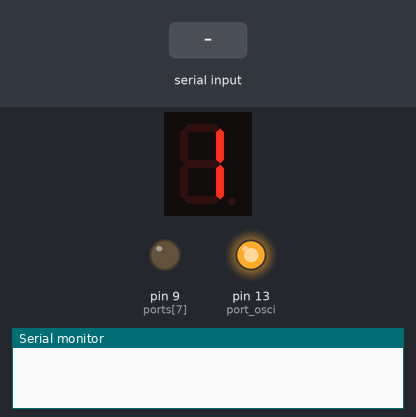
A sketch run on a simulated Arduino Uno, built with avr-gcc and run on an emulated ATmega328P. Shown: 1-digit seven-segment display, output pins drawn as LEDs (lit = HIGH), the last lines printed to the serial monitor. Wiring (inferred from the names in the program): 1-digit 7-segment display, segments lit when HIGH: segments pin 2, pin 3, pin 4, pin 5, pin 6, pin 7, pin 8. The test bench sets the inputs (shaded band). The segment pins are drawn as the display they are named for; pins used as bus, display or sensor lines are not drawn.

Above: at 1.2 s.
1.3 s: "pause on" received over Serial
4.3 s: "pause off" received over Serial
At 6.8 s:
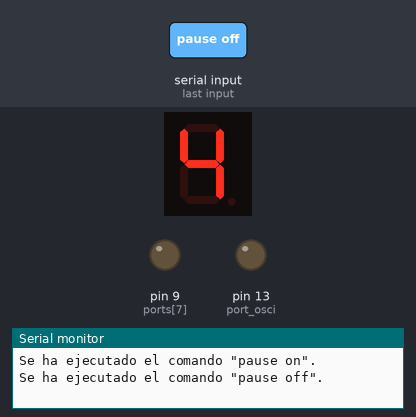
7.3 s: "reset" received over Serial
At 19.8 s:
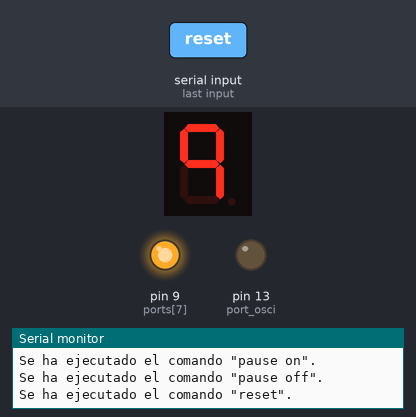
At 20.8 s:
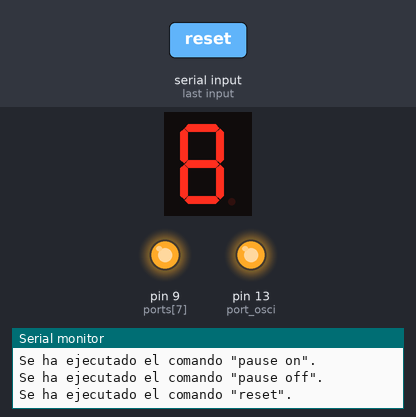
Timing chart, 0 to 21.5 s (numbered marks = the images above; inputs shaded):
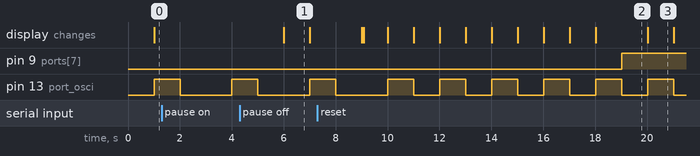

The sketch:

displayManager.ino
```cpp
int ports [] = {2,3,4,5,6,7,8,9};   // Array con puertos usados.
int my_display [10] [7] = {         // Matriz con diferentes combianciones para formar los números en el display.
    {1,1,1,1,1,1,0},  // 0
    {0,1,1,0,0,0,0},  // 1
    {1,1,0,1,1,0,1},  // 2
    {1,1,1,1,0,0,1},  // 3
    {0,1,1,0,0,1,1},  // 4
    {1,0,1,1,0,1,1},  // 5
    {1,0,1,1,1,1,1},  // 6
    {1,1,1,0,0,0,0},  // 7
    {1,1,1,1,1,1,1},  // 8
    {1,1,1,0,0,1,1},  // 9
  };

int level;          // Variable usada para hacer oscilar los valores del pin 13.
int count_speed;    // Variable que da el tiempo del delay.
int port_osci = 13; // Puerto usado para medir con el osciloscopio.
String new_command; // Varaible donde se alamcena el comando introducido por puerto serie.
String command;     // Variable que alamacena el comando si es corecto.


void setup(){
  count_speed = 1000;  // Tiempo inicial del delay 1 sec.
  Serial.begin(9600);  // Inicializar el puerto sere
  command= "pause off";
  pinMode(port_osci, OUTPUT);  // Inicializar puerto 13.
  digitalWrite(port_osci, LOW);
  level = 0;
  for (int i = 0; i < 8; i++){
    pinMode(ports[i], OUTPUT);      // Inicializar los puertos de salida a nivel bajo.
    digitalWrite(ports[i],LOW);
  }
}


void loop(){

  increment();  //Función que hace la cuenta incremental.
  decrement();  //Función que hace la cuenta decremental.

}


  // Función que chequea que los comandos sean validos.
  boolean valid_command(String str){
    String str_aux = str;
    if( str == "reset" || str == "pause on" || str == "pause off" ||
       (str.length() == 8 && str_aux.substring(0,5) == "go to" && (str.charAt(6) == 43 || str.charAt(6) == 45) && str.charAt(7) > 47 && str.charAt(7) < 58) ||
       (str.length() ==  7 && str_aux.substring(0,5) == "speed" && (str.charAt(6) == 43 || str.charAt(6)==45 || str.charAt(6)==35))){

      Serial.print("Se ha ejecutado el comando \""); Serial.print(str); Serial.println("\".");
      return true;
    } else {
      Serial.print("El comando \""); Serial.print(str);Serial.print("\"");Serial.println(" no es valido.");
      return false;
    }
  }


  void increment (){

    for(int i = 0; i<10; i++ ){
      change_port_osci();
      for(int j = 0; j<7; j++ ){
        if (Serial.available()>0){
          new_command=Serial.readString();
          new_command.toLowerCase();
          if(valid_command(new_command)){
            command = new_command;
          }
        }

        if (command == "reset"){    // Si el comando es reset inicializamos los contadores del bucle.
          i=0;
          j=0;
          command = "pause off";
        }

        if (command.substring(0,5) == "go to" && command.charAt(6) == 43){
           i= command.charAt(7)-48;
           j=0;
           command = "pause off";
        }else if (command.substring(0,5) == "go to" && command.charAt(6) == 45){
          return;
        }

        if (command.substring(0,5) == "speed"){
           modify_speed(command.charAt(6));
            command = "pause off";
        }

        if(command == "pause off"){  // Se comprueba si se debe paralizar la cuenta.
          digitalWrite(9,LOW);
          digitalWrite(ports[j],my_display[i][j]);
        }
      }
      delay(count_speed);

    }
  }


  void decrement (){

    for(int i = 9; i>=0; i-- ){
      change_port_osci();
      for(int j = 6; j>=0; j-- ){
        if (Serial.available()>0){
          new_command=Serial.readString();
          new_command.toLowerCase();
          if(valid_command(new_command)){
            command = new_command;
          }
        }
        if (command == "reset"){    // Si el comando es reset, salimos de la función de decrementar.
          return;
        }

        if (command.substring(0,5) == "go to" && command.charAt(6)==45){  // Si el comando es go to x, salimos de decrementar.
           i= command.charAt(7)-48;
           j=6;
           command = "pause off";
        } else if (command.substring(0,5) == "go to" && command.charAt(6)==43) {
           return;
        }

         if (command.substring(0,5) == "speed"){    // Si el comando es speed llamamos a la función modify_speed.
           modify_speed(command.charAt(6));
           command = "pause off";
        }

        if(command == "pause off"){  // Se comprueba si se debe paralizar la cuenta.
          digitalWrite(9,HIGH);
          digitalWrite(ports[j],my_display[i][j]);
        }
      }

    delay(count_speed);
    }
  }


  void change_port_osci(){  // Función encargadad de cambiar el valor de la señal del pin 13
    if ( level == 1 ){
      digitalWrite(port_osci,HIGH);
      level = 0;
    } else {
    digitalWrite(port_osci,LOW);
    level = 1;
    }
  }


  void modify_speed(int x){  //  Funcíon encargada de cambiar el tiempo de los delays.
     if (x == 43 ){
       if(count_speed > 200){
          count_speed = count_speed - 100;
       }
     } else if(x == 45){
       count_speed = count_speed + 100;
     } else {
       count_speed = 1000;
     }
  }
```

Measured:
- after the input at 4.3 s, the display: changes after 1.7 s (image 1)
- after the input at 7.3 s, pin 9 (ports[7]): LOW → HIGH after 11.7 s instead of 4.7 s
- by itself, pin 13 (port_osci): repeats every 2.0 s: HIGH 1.0 s, LOW 1.0 s
- what the display in image 1 shows lasts 1.0 s, from 6.0 s to 7.0 s
- what the display in image 2 shows lasts 2.0 s, from 18.0 s to 20.0 s
